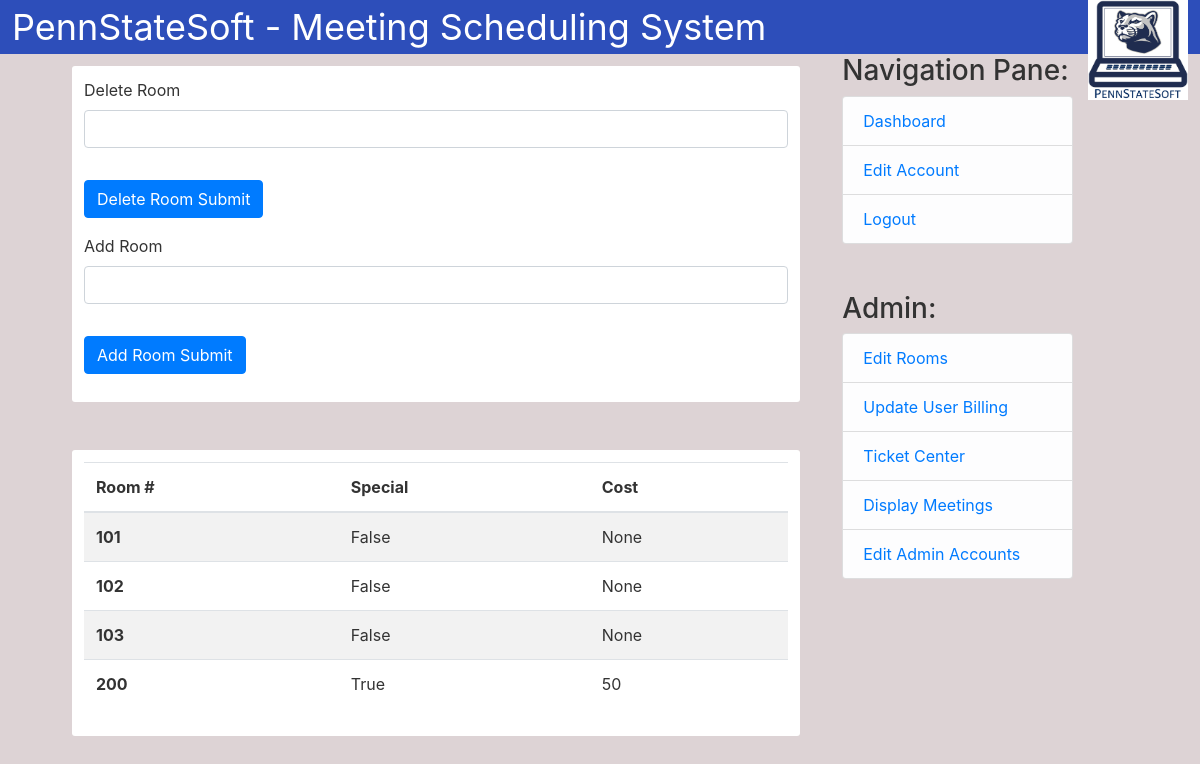
Page /Admin/EditRooms (signed in) on the earlier database version.
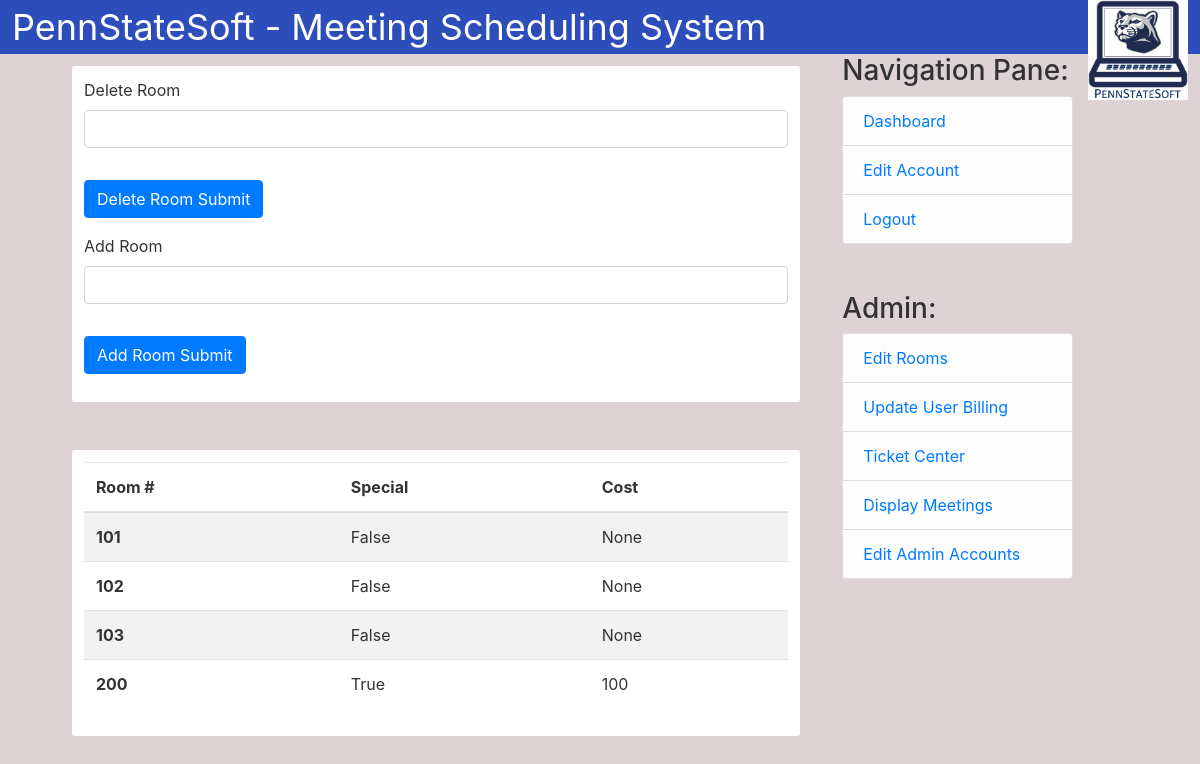
Same page on the later database version.
### mss/Meeting/MeetingModels.py (models this page shows, shortened)
class Room(db.Model):
    __tablename__ = 'room'
    id = db.Column(db.Integer, primary_key=True)
    special = db.Column(db.Boolean, default=False)
    cost = db.Column(db.Integer, default=None)
    meetings = db.relationship('Meeting', back_populates='room')

### mss/Routes/AdminRoutes.py (the view, shortened to what this page needs)
@app.route('/Admin/EditRooms', methods=['GET', 'POST'])
@login_required
def adminEditRooms():
    delform = DelRoomForm()
    addform = AddRoomForm()
    if request.method == 'POST' and addform.validate_on_submit():
        if meeting_controller.addRoom(addform.add_room.data):
            flash('Room ' + addform.add_room.data + ' added!', 'success')
        else:
            flash('Oops! Something went wrong. No changes saved.', 'danger')
        return redirect(url_for('adminEditRooms'))
    return render_template('AdminEditRooms.html', delform=delform, addform=addform, rooms=Room.query.all())

### mss/Meeting/MeetingForms.py
class DelRoomForm(FlaskForm):
    del_room = StringField('Delete Room', validators=[DataRequired(), Length(max=20)])
    submit = SubmitField('Delete Room Submit')

class AddRoomForm(FlaskForm):
    add_room = StringField('Add Room', validators=[DataRequired(), Length(max=20)])
    submit = SubmitField('Add Room Submit')

### mss/User/UserModels.py (called while the page is built)
@login_manager.user_loader
def load_user(id):
    return User.query.get(int(id))

### mss/templates/AdminEditRooms.html (shortened to what this page needs)
{% extends "AdminHome.html" %}
{% block content %}
<div class="content">
    <form method="POST" action="">
        <fieldset class="form-group">
            <div class="form-group">
                {{delform.del_room.label(class="form-control-label")}}
                {% if delform.del_room.errors %}
                {{delform.label(class="form-control-label is-invalid")}}
                <div class="invalid-feedback">
                    {% for error in delform.del_room.errors %}
                    <span>{{ error }}</span>
                    {% endfor %}
                </div>
                {% else %}
                {{delform.del_room(class="form-control")}}
                {% endif %}
            </div>
        </fieldset>
        <div class="form-group">
            {{delform.submit(class="btn btn-primary")}}
        </div>
    </form>
    <form method="POST" action="">
        <fieldset class="form-group">
            <div class="form-group">
                {{addform.add_room.label(class="form-control-label")}}
                {% if addform.add_room.errors %}
                {{addform.label(class="form-control-label is-invalid")}}
                <div class="invalid-feedback">
                    {% for error in addform.add_room.errors %}
                    <span>{{ error }}</span>
                    {% endfor %}
                </div>
                {% else %}
                {{addform.add_room(class="form-control")}}
                {% endif %}
            </div>
        </fieldset>
        <div class="form-group">
            {{addform.submit(class="btn btn-primary")}}
        </div>
    </form>
</div>
<br>
<div class = "content">
    <table class="table table-striped">
        <thead>
          <tr>
            <th scope="col">Room #</th>
            <th scope="col">Special</th>
            <th scope="col">Cost</th>
          </tr>
        </thead>
        <tbody>
          {% for room in rooms %}
          <tr>
            <th scope="row">{{room.id}}</th>
            <td>{{room.special}}</td>
            <td>{{room.cost}}</td>
          </tr>
          {% endfor %}
        </tbody>
      </table>
</div>
{% endblock content %}

Differences in the rows shown:
changed Room "True": cost "50" → "100"
